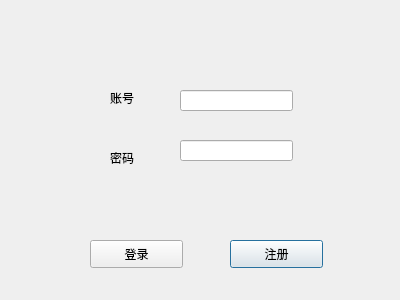
<?xml version="1.0" encoding="UTF-8"?>
<ui version="4.0">
 <class>loginWindow</class>
 <widget class="QDialog" name="loginWindow">
  <property name="geometry">
   <rect>
    <x>0</x>
    <y>0</y>
    <width>400</width>
    <height>300</height>
   </rect>
  </property>
  <property name="windowTitle">
   <string>登录</string>
  </property>
  <widget class="QPushButton" name="registerBut">
   <property name="geometry">
    <rect>
     <x>230</x>
     <y>240</y>
     <width>93</width>
     <height>28</height>
    </rect>
   </property>
   <property name="text">
    <string>注册</string>
   </property>
  </widget>
  <widget class="QPushButton" name="loginBut">
   <property name="geometry">
    <rect>
     <x>90</x>
     <y>240</y>
     <width>93</width>
     <height>28</height>
    </rect>
   </property>
   <property name="text">
    <string>登录</string>
   </property>
  </widget>
  <widget class="QLineEdit" name="accountInput">
   <property name="geometry">
    <rect>
     <x>180</x>
     <y>90</y>
     <width>113</width>
     <height>21</height>
    </rect>
   </property>
  </widget>
  <widget class="QLineEdit" name="passwordInput">
   <property name="geometry">
    <rect>
     <x>180</x>
     <y>140</y>
     <width>113</width>
     <height>21</height>
    </rect>
   </property>
  </widget>
  <widget class="QLabel" name="label">
   <property name="geometry">
    <rect>
     <x>110</x>
     <y>90</y>
     <width>72</width>
     <height>15</height>
    </rect>
   </property>
   <property name="text">
    <string>账号</string>
   </property>
  </widget>
  <widget class="QLabel" name="label_2">
   <property name="geometry">
    <rect>
     <x>110</x>
     <y>150</y>
     <width>72</width>
     <height>15</height>
    </rect>
   </property>
   <property name="text">
    <string>密码</string>
   </property>
  </widget>
  <widget class="QLabel" name="showLab">
   <property name="geometry">
    <rect>
     <x>110</x>
     <y>180</y>
     <width>171</width>
     <height>16</height>
    </rect>
   </property>
   <property name="text">
    <string/>
   </property>
  </widget>
  <widget class="QLabel" name="showLab_2">
   <property name="geometry">
    <rect>
     <x>110</x>
     <y>190</y>
     <width>171</width>
     <height>20</height>
    </rect>
   </property>
   <property name="text">
    <string/>
   </property>
  </widget>
 </widget>
 <resources/>
 <connections/>
</ui>
